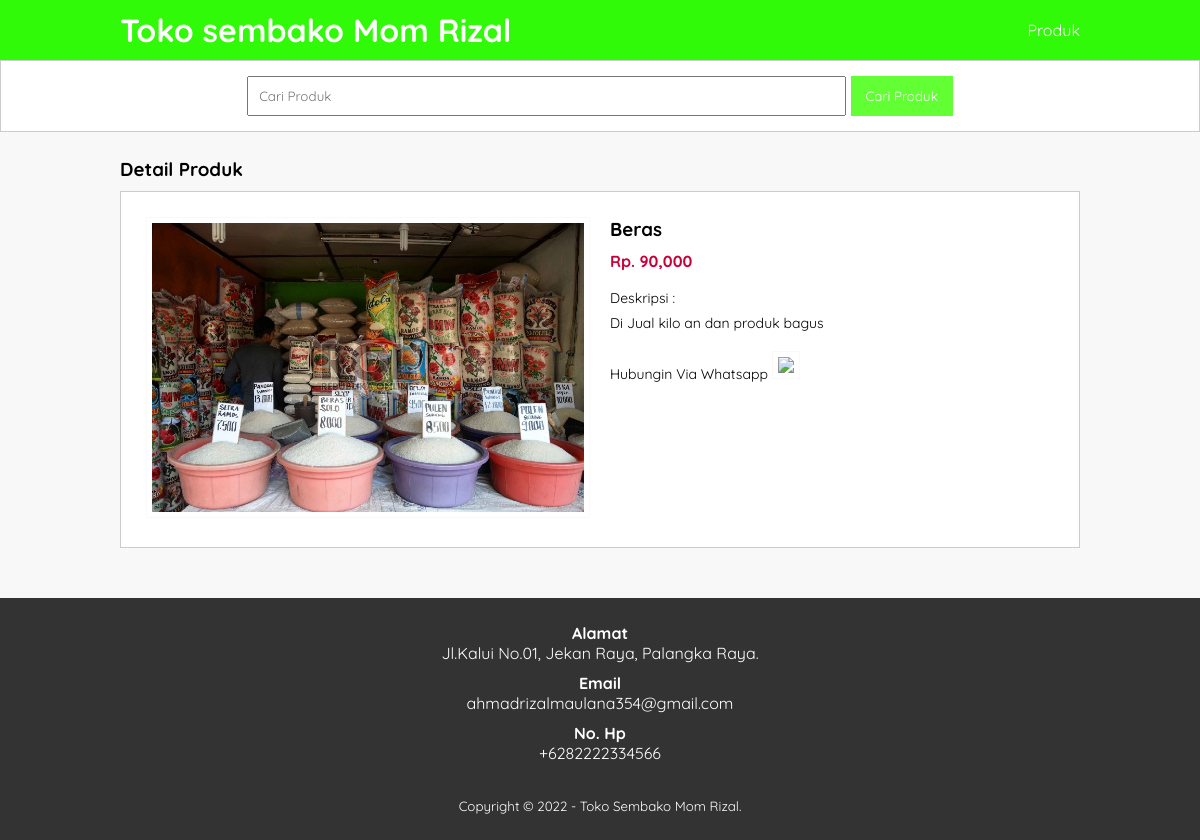
The page /detail-produk.php?id=12 on the database its author committed.
### tables this page shows
CREATE TABLE `tb_product` (
  `product_id` int(11) NOT NULL,
  `category_id` int(11) NOT NULL,
  `product_name` varchar(100) NOT NULL,
  `product_price` int(11) NOT NULL,
  `product_description` text NOT NULL,
  `product_image` varchar(100) NOT NULL,
  `product_status` tinyint(1) NOT NULL,
  `date_created` timestamp NOT NULL DEFAULT current_timestamp()
);

### detail-produk.php (the view, shortened to what this page needs)
<?php
	include 'db.php';
	$kontak = mysqli_query($conn, "SELECT admin_telp, admin_email, admin_address FROM tb_admin WHERE admin_id = 1");
	$a = mysqli_fetch_object($kontak);
	$produk = mysqli_query($conn, "SELECT * FROM tb_product WHERE product_id = '".$_GET['id']."' ");
	$p = mysqli_fetch_object($produk);
 ?>
<!DOCTYPE html>
<html>
<head>
	<link rel="stylesheet" type="text/css" href="css/style.css">
</head>
<body>
	<header>
		<div class="container">
		<h1><a href="index.php">Toko sembako Mom Rizal</a></h1>
		<ul>
			<li><a href="produk.php">Produk</a></li>
		</ul>
		</div>
	</header>
	<div class="search">
		<div class="container">
			<form action="produk.php">
				<input type="text" name="search" placeholder="Cari Produk" value="<?php echo $_GET['search'] ?>">
				<input type="submit" name="cari" value="Cari Produk">
			</form>
		</div>
	</div>
	<div class="section">
		<div class="container">
			<h3>Detail Produk</h3>
			<div class="box">
				<div class="col-2">
				<img src="produk/<?php echo $p->product_image ?>" width="100%">
				</div>
				<div class="col-2">
				<h3><?php echo $p->product_name ?></h3>
				<h4>Rp. <?php echo number_format($p->product_price) ?></h4>
				<p>Deskripsi :<br>
					<?php echo $p->product_description ?>
				</p>
				<p><a href="https://api.whatsapp.com/send?phone=<?php echo $a->admin_telp ?>&text=Hai, saya tertarik dengan produk Anda." target="_blank">
					Hubungin Via Whatsapp
					<img src="img/wa.png" width="50px"></a></p>
				</div>
			</div>
		</div>
	</div>
		<div class="footer">
			<div class="container">
				<h4>Alamat</h4>
				<p><?php echo $a->admin_address ?></p>
				<h4>Email</h4>
				<p><?php echo $a->admin_email ?></p>
				<h4>No. Hp</h4>
				<p><?php echo $a->admin_telp ?></p>
				<small>Copyright &copy; 2022 - Toko Sembako Mom Rizal.</small>
			</div>
		</div>
</body>
</html>

### css/style.css (style rules this page uses)
* { padding:0; margin:0; font-family: 'Quicksand', sans-serif; }
body { background-color: #f8f8f8; }
a { color: inherit; text-decoration: none; }
header { background-color: #31FA09; color: #fff; }
header h1 { float: left; padding:10px 0; }
header ul { float: right; }
header ul li { display: inline-block; }
header ul li a { padding:20px 0 20px 15px; display: inline-block; }
.container { width: 80%; margin:0 auto; }
.container:after { content: ''; display: block; clear: both; }
.section { padding:25px 0; }
.box { background-color: #fff; border:1px solid #ccc; padding:15px; box-sizing: border-box; margin:10px 0 25px 0; }
.box:after { content: ''; display: block; clear: both; }
.search { padding:15px 0; background-color: #fff; border:1px solid #ccc; text-align: center; }
.search input[type=text] { width: 60%; padding:10px; }
.search input[type=submit] { padding:12px 15px; background-color: #61FF33; color:#fff; border:none; cursor: pointer; }
.footer { padding:25px 0; background-color: #333; color: #fff; text-align: center; }
.footer p { margin-bottom: 10px; }
.footer small { margin-top: 25px; display: inline-block; }
.col-2 { width: 50%; min-height: 200px; padding:10px; box-sizing: border-box; float: left; }
.col-2 img { border:1px solid #f9f9f9; padding:5px; box-sizing: border-box; }
.col-2 h3 { margin-bottom: 10px; }
.col-2 h4 { color: #C70039; }
.col-2 p { margin:15px 0; text-align: justify; line-height: 25px; font-size:14px; }

### rows shown on the page
tb_product: product_image (picture), product_name "Beras", product_price "90,000", product_description "Di Jual kilo an dan produk bagus"

### other values the page prints
$a->admin_address "Jl.Kalui No.01, Jekan Raya, Palangka Raya."
$a->admin_email "ahmadrizalmaulana354@gmail.com"
$a->admin_telp "+6282222334566"
